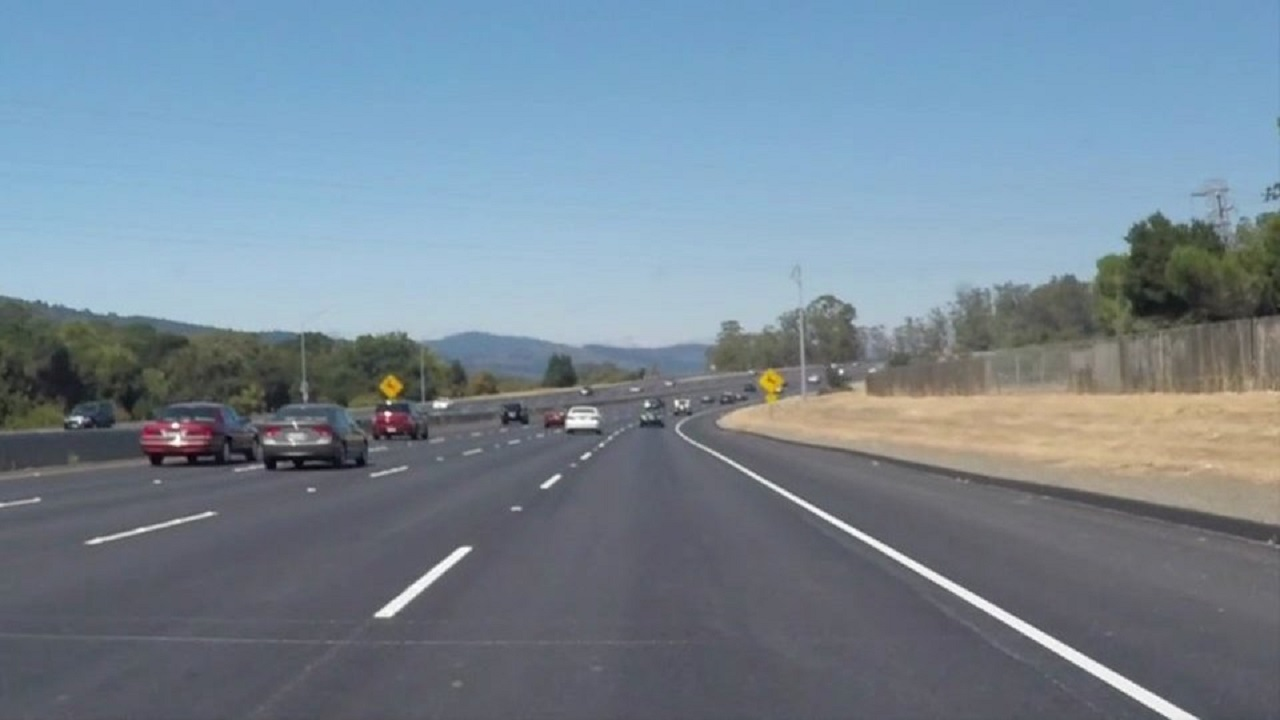
#> input picture test_images/solidWhiteCurve.jpg, 1280 x 720 px; its folder holds only this picture in this run
$ python -i basicPipeline.py   (imports and definitions only)
#> lines starting #> are read from the running program, lines starting #| are printed output that depends on the picture; after the words box and inside, x2 and y2 are one past the last pixel; in counts of white or black regions, pixels touching at a corner belong together
### drawLineFunctions.py
## File: drawLineFunctions.py
## Name: Manuel Cuevas
## Date: 12/08/2016
## Project: CarND - LaneLines
## Usage: This file containes a series of fucntions that can help identify and draw the
## road lane lines from images and video.
## Tools learned on the CarND program were used on this file
#######################################################################################
#importing useful packages
import matplotlib.pyplot as plt
import numpy as np
import cv2

"""colorTransformation
Mask an image white and yellow colors.
Input: img, image 8-bit, 16-bit unsigned or single-precision floating-point
Return: A color filter for a scpectrum of white and yellow colors
        The spectrum of white can be modefied by changeing color_thresholds
        The spectrum of yellow can be modify by changing the lower_color and upper_color
"""
def colorTransformation(image):
    ###################COLOR SELECT - WHITE line #####################
    # Grab the x and y size and make a copy of the image
    ysize = image.shape[0]
    xsize = image.shape[1]
    gray = np.copy(image)

    # Define color selection criteria
    red_threshold = 180
    green_threshold = 180
    blue_threshold = 180

    rgb_threshold = [red_threshold, green_threshold, blue_threshold]

    # Do a bitwise or with the "|" character to identify the thresholds
    color_thresholds = (image[:,:,0] < rgb_threshold[0]) |                         (image[:,:,1] < rgb_threshold[1]) |                         (image[:,:,2] < rgb_threshold[2])
    gray[color_thresholds] = [0,0,0]

    #Uncomment the following code if you wish to save the image
    #mpimg.imsave("test_results/01colorSelection01.png", gray)
    #print ('colorSelection completed')

    ###################COLOR RANGE - YELLLOW line ####################
    # define range of blue color in HSV
    lower_color = np.array([200,190,0])
    upper_color = np.array([255,255,160])

    # Threshold the HSV image to get only blue colors
    mask = cv2.inRange(image, lower_color, upper_color)

    # Bitwise-AND mask and original image
    res = cv2.bitwise_and(image,image, mask= mask)

    # merger the grey image and the new image
    color_filter = cv2.bitwise_or(gray, res)

    return color_filter

"""maskImage
Triangle mask with dimentions left_bottom, right_bottom, and apex
Input: img, image 8-bit, 16-bit unsigned or single-precision floating-point
Return: An image with a triangle mask
"""
def maskImage(image, mask_filter):
    ###################MASK LINES#####################################
    # Define a triangle region of interest
    ysize = image.shape[0]
    xsize = image.shape[1]
    left_bottom = [35, ysize]
    right_bottom = [xsize-35, ysize]
    apex = [xsize/2, ysize*(1/2)+45]

    # Fit lines (y=Ax+B) to identify the  3 sided region of interest
    fit_left = np.polyfit((left_bottom[0], apex[0]), (left_bottom[1], apex[1]), 1)
    fit_right = np.polyfit((right_bottom[0], apex[0]), (right_bottom[1], apex[1]), 1)
    fit_bottom = np.polyfit((left_bottom[0], right_bottom[0]), (left_bottom[1], right_bottom[1]), 1)

    # Find the region inside the lines
    XX, YY = np.meshgrid(np.arange(0, xsize), np.arange(0, ysize))
    region_thresholds = (YY > (XX*fit_left[0] + fit_left[1])) & (YY > (XX*fit_right[0] + fit_right[1])) & (YY < (XX*fit_bottom[0] + fit_bottom[1]))

    # Find where the image is both colored right and in the region
    mask_filter[~region_thresholds] = [0,0,0]
    return mask_filter

"""region_of_interest
Only keeps the region of the image defined by the polygon
formed from `vertices`. The rest of the image is set to black.
Input: img - image 8-bit, 16-bit unsigned or single-precision floating-point
       threshold1 – first threshold for the hysteresis procedure
       threshold2 – second threshold for the hysteresis procedure
Return: An image with the mask edges (https://en.wikipedia.org/wiki/Canny_edge_detector)
"""
# [17 lines left out: function region_of_interest, not called in this run]

right_Ypair, right_Xpair = None, None
left_pair, left_x = None, None

"""draw_lines
In two ways by drawing the lines already detected and by using these lines to
decide which segments are part of the left line vs the right lane by the
slope ((y2-y1)/(x2-x1)) and extrapolate the line segments.
Input: img - image 8-bit, 16-bit unsigned or single-precision floating-point
       lines - array of lines arleady detected
       color - color to draw lines
       thickness - the thickness of the lines to be drawn
Returns: An image with the road lines drawn
"""
def draw_lines(img, lines, color=[255, 0, 0], thickness=3):
    right_slope = []
    left_slope  = []
    left_lines  = []
    right_lines = []

    global right_Ypair, right_Xpair, left_Ypair, left_Xpair

    if lines is not None:

        for line in lines:

            for x1,y1,x2,y2 in line:
                cv2.line(img, (x1, y1), (x2, y2), color, thickness)

                m = ((y2-y1)/(x2-x1)) # slope
                if m < 0:
                    left_slope.append(m)
                    left_lines.append((x2,y2))
                else:
                    right_slope.append(m)
                    right_lines.append((x1,y1))
    thickness=5

    try:
        if (left_slope):
            left_slope = sorted(left_slope)[int(len(left_slope)/2)]
            #get Y location
            left_y1 = min([line[1] for line in left_lines])
            left_Ypair = tuple([line[0] for line in left_lines if line[1] == left_y1] + [left_y1])

            #get x location
            left_x = int((img.shape[1]-left_Ypair[1])/left_slope) + left_Ypair[0]
            left_Xpair = (left_x, img.shape[1])

        cv2.line(img, left_Ypair, left_Xpair, color, thickness)
    except:
        pass


    try:
        if (right_slope):
            right_slope = sorted(right_slope)[int(len(right_slope)/2)]
            #get Y location
            right_y1 = min([line[1] for line in right_lines])
            right_Ypair = tuple([line[0] for line in right_lines if line[1] == right_y1] + [right_y1])

            #get x location
            right_x = int((img.shape[1]-right_Ypair[1])/right_slope) + right_Ypair[0]
            right_Xpair = (right_x, img.shape[1])

        cv2.line(img, right_Ypair, right_Xpair, color, thickness)
    except:
        pass


    return

"""hough_lines
Returns an image with hough lines drawn.
Input: img - image 8-bit, 16-bit unsigned or single-precision floating-point
       rho - array of lines arleady detected
       theta - color to draw lines
       threshold - the thickness of the lines to be drawn
       min_line_len
       max_line_gap
Returns: A back image with the road lines drawn
"""
def hough_lines(img, rho, theta, threshold, min_line_len, max_line_gap):
    lines = cv2.HoughLinesP(img, rho, theta, threshold, np.array([]), minLineLength=min_line_len, maxLineGap=max_line_gap)
    line_img = np.zeros((*img.shape, 3), dtype=np.uint8)
    draw_lines(line_img, lines)
    return line_img

"""printImg
Plots two images side by side for comparing
"""
# [8 lines left out: function printImg, not called in this run]

### basicPipeline.py
## File: basic.py
## Name: Manuel Cuevas
## Date: 12/08/2016
## Project: CarND - LaneLines
## Desc: Pipeline uses CV techniques like image threshold, GaussianBlur, Canny,
## and HoughLinesP.
## Usage: This project follows a series of steps to identify and draw the
## road lane lines from images and video.
#######################################################################################
#importing useful packages
import argparse
import sys
import matplotlib.pyplot as plt
import matplotlib.image as mpimg
import numpy as np
import cv2
import math
import os
import glob
from drawLineFunctions import *


class basicLine:
    ''' Pipeline
    The output you return should be a color image (3 channel) for processing video below
    Input: image - image to be process
           print_Image - to print pipeline images
    Output: Original image with the the detected road line
    '''
    def pipeline(self, image, print_Image = False):

        ###################Color and Mask#################################
        #Converts an image from one color space to another
        color_filter = colorTransformation(image)
        if print_Image:
            mpimg.imsave("test_results/00color_filter.png", color_filter)

        #Mask the image to obtain the image area to work
        mask_filter = maskImage(image, color_filter)

        #Uncomment the following code if you wish to save the image
        if print_Image:
            mpimg.imsave("test_results/01mask_filter.png", mask_filter)
        ###################Gaussian#######################################
        # Define a kernel size and apply Gaussian smoothing
        # ksize.width and ksize.height can differ
        kernel_size = 5  # must be positive and odd
        blur_gray = cv2.GaussianBlur(color_filter,(kernel_size, kernel_size),0)

        #Uncomment the following code if you wish to save the image
        if print_Image:
            mpimg.imsave("test_results/02GaussianBlur.png", blur_gray)
        ##################Canny###########################################
        #Define our parameters for Canny and apply
        #Canny finds edges in the input image and marks them in the output map edges
        low_threshold = 50       #made lines think
        high_threshold = 300     #eleminate the background
        edges = cv2.Canny(blur_gray, low_threshold, high_threshold)

        #Uncomment the following code if you wish to save the image
        if print_Image:
            mpimg.imsave("test_results/03Edges.png", edges)
        ##################Hough transform#################################
        # Define the Hough transform parameters
        # Make a blank the same size as our image to draw on
        # NOTE: threshold - it will increase the number of intersections needed to detect a
        # line and as a result reduce number of noise and incorrectly defined lines.
        rho = 2
        theta = np.pi/180
        threshold = 10
        min_line_length = 125
        max_line_gap = 90

        # Run Hough on edge detected image and lines draw
        hough = hough_lines(edges, rho, theta, threshold, min_line_length, max_line_gap)

        #Uncomment the following code if you wish to save the image
        if print_Image:
            mpimg.imsave("test_results/04Hough.png", hough)
        ###################weighted_img###################################
        #Calculates the weighted sum of two arrays
        weighted_img = cv2.addWeighted(hough, alpha=0.8, src2=image, beta=1., gamma=0.)

        #Uncomment the following code if you wish to save the image
        if print_Image:
            mpimg.imsave("test_results/05weighted_img.png", weighted_img)
        return (weighted_img)

>>> import cv2
>>> picture = cv2.imread('test_images/solidWhiteCurve.jpg')
#> picture is the input picture: shape (720, 1280, 3); mean B, G, R 147.9, 134.2, 118.3
>>> result = basicLine().pipeline(picture)
#> in colorTransformation, `color_thresholds = (image[:,:,0] < rgb_threshold[0]) |                ..`:
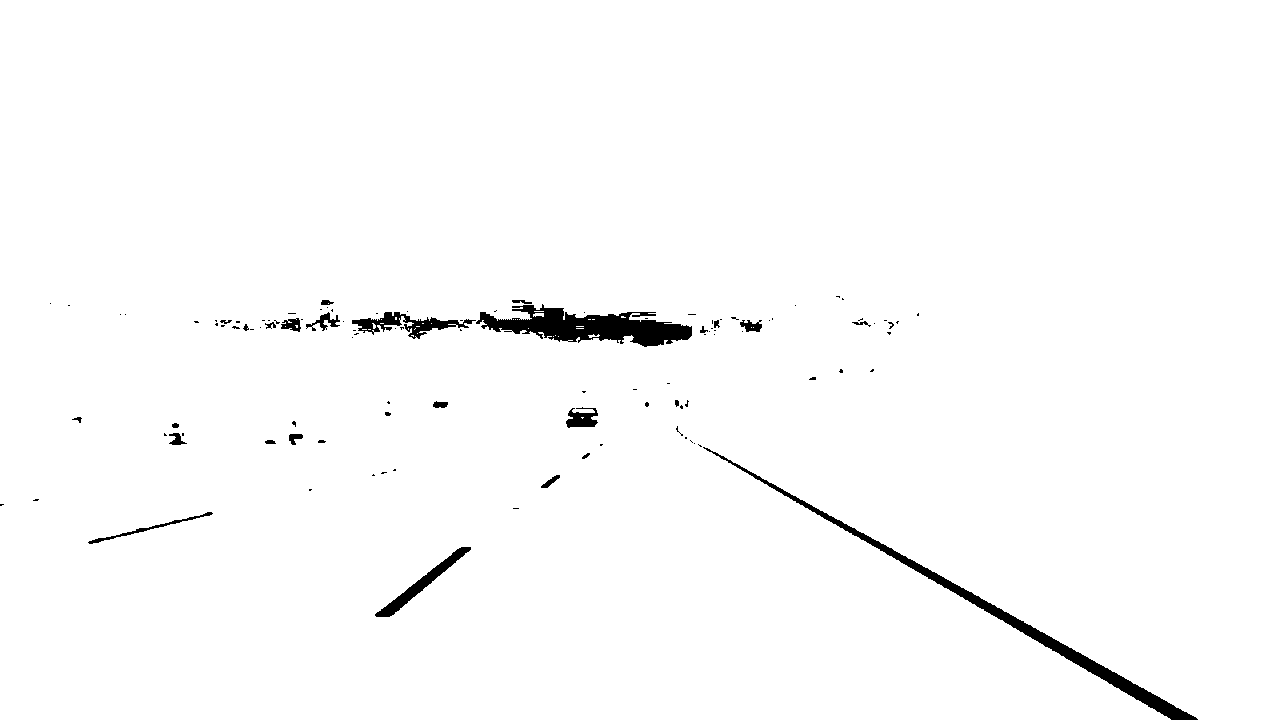
#> color_thresholds: shape (720, 1280) bool; 98.5% white; 109 black regions (81 under 20 px), largest, box (x1, y1, x2, y2) and area: (476, 304, 692, 347) 4589, (703, 447, 1198, 720) 4405, (352, 312, 476, 339) 1159
#> in colorTransformation, `color_filter = cv2.bitwise_or(gray, res)`:
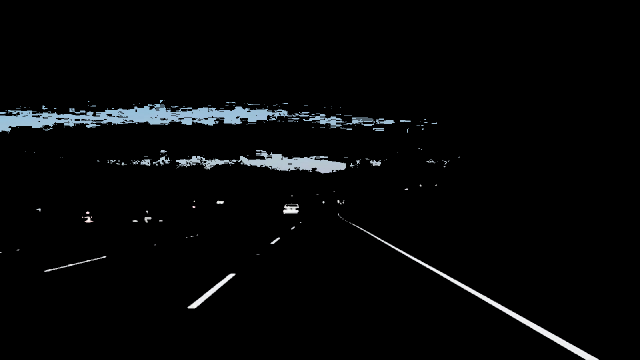
#> color_filter: shape (720, 1280, 3) (shown at 1/2 size); mean B, G, R 7.1, 6.6, 5.8
#> in pipeline, `edges = cv2.Canny(blur_gray, low_threshold, high_threshold)`:
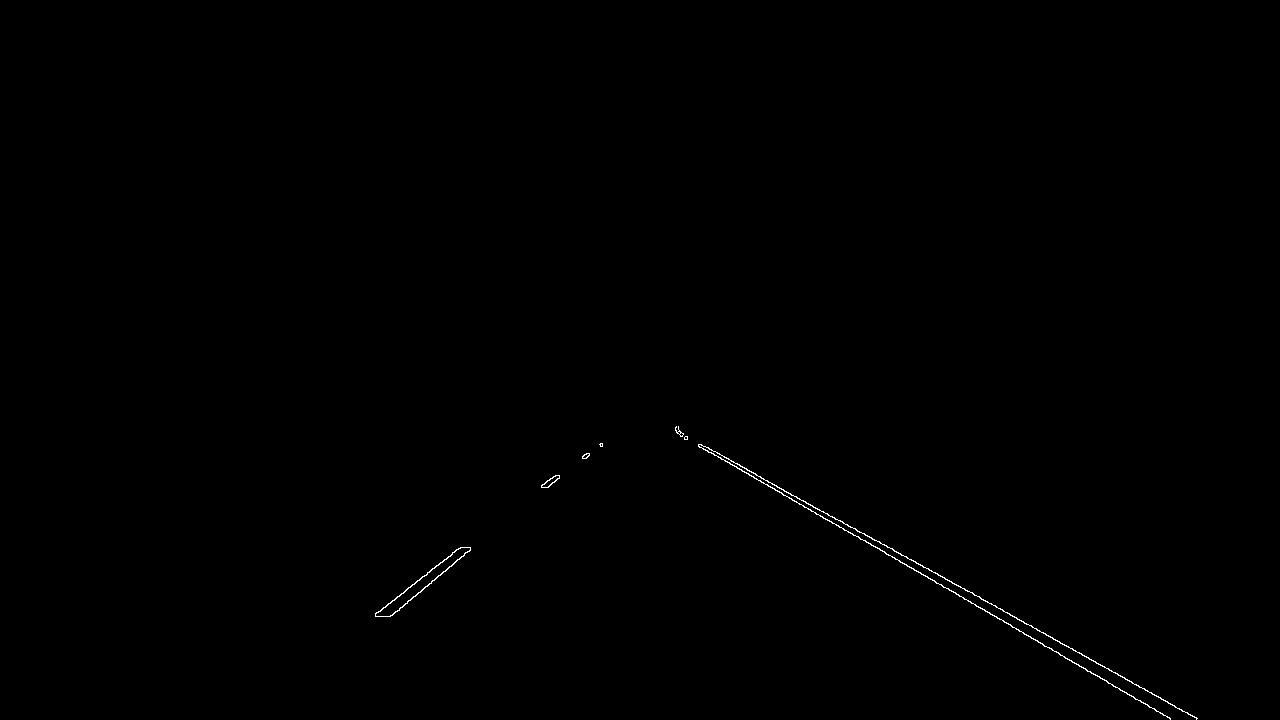
#> edges: shape (720, 1280); 0.21% white in thin lines or dots, all inside (x1, y1, x2, y2) = (375, 426, 1198, 720)
#> in hough_lines, `lines = cv2.HoughLinesP(img, rho, theta, threshold, np.array([]), minL..`: lines = [[675, 429, 1196, 718], [680, 435, 1170, 718], [399, 610, 553, 476], [375, 613, 548, 487], [408, 587, 602, 446], [675, 430, 859, 532], [879, 541, 1144, 688], [390, 616, 547, 480], [379, 616, 600, 443], [431, 583, 556, 475], [676, 432, 838, 525], [468, 547, 600, 444]]
#> the loop in draw_lines, `for line in lines: ` made 12 passes
#> after the loop in draw_lines, `for line in lines:`: left_lines = [(553, 476), (548, 487), (602, 446), (547, 480), (600, 443), (556, 475), (600, 444)]; left_slope = [-0.87, -0.728, -0.727, -0.866, -0.783, -0.864, -0.78]; right_lines = [(675, 429), (680, 435), (675, 430), (879, 541), (676, 432)]; right_slope = [0.555, 0.578, 0.554, 0.555, 0.574]
#> in draw_lines, `left_slope = sorted(left_slope)[int(len(left_slope)/2)]`: left_slope = -0.783
#> in draw_lines, `left_y1 = min([line[1] for line in left_lines])`: left_y1 = 443
#> in draw_lines, `left_Ypair = tuple([line[0] for line in left_lines if line[1] == left_..`: left_Ypair = (600, 443)
#> in draw_lines, `left_x = int((img.shape[1]-left_Ypair[1])/left_slope) + left_Ypair[0]`: left_x = -469
#> in draw_lines, `left_Xpair = (left_x, img.shape[1])`: left_Xpair = (-469, 1280)
#> in draw_lines, `right_slope = sorted(right_slope)[int(len(right_slope)/2)]`: right_slope = 0.555
#> in draw_lines, `right_y1 = min([line[1] for line in right_lines])`: right_y1 = 429
#> in draw_lines, `right_Ypair = tuple([line[0] for line in right_lines if line[1] == rig..`: right_Ypair = (675, 429)
#> in draw_lines, `right_x = int((img.shape[1]-right_Ypair[1])/right_slope) + right_Ypair..`: right_x = 2209
#> in draw_lines, `right_Xpair = (right_x, img.shape[1])`: right_Xpair = (2209, 1280)
#> in draw_lines, `cv2.line(img, right_Ypair, right_Xpair, color, thickness)`:
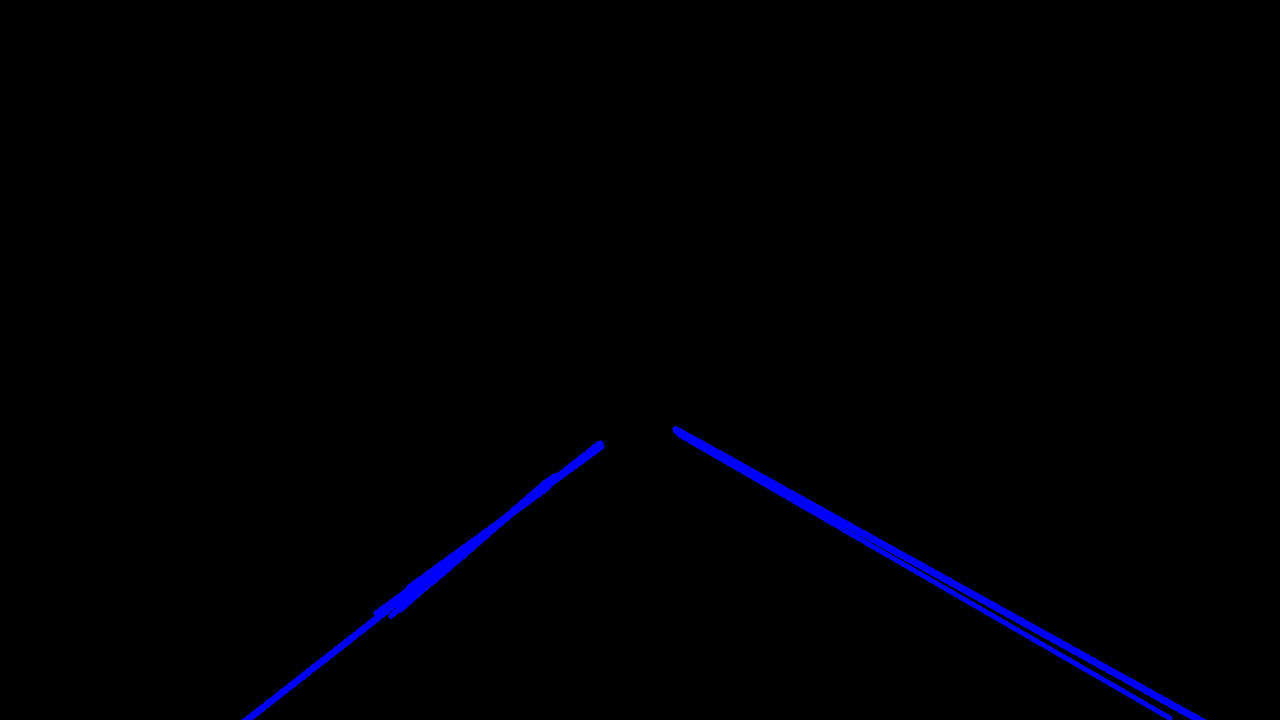
#> img: shape (720, 1280, 3); mean of channels 0, 1, 2 3.1, 0, 0; drawn as B, G, R
